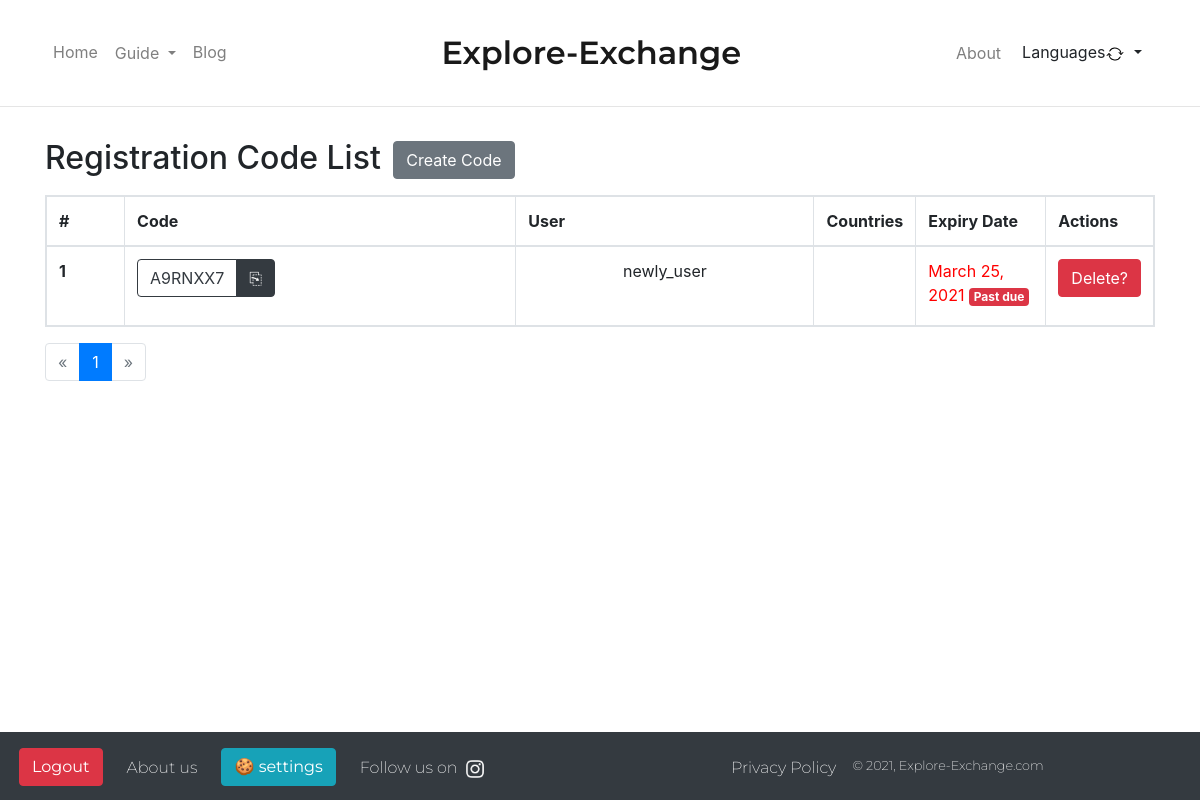
/accounts/registration-code/list/ (signed in), run on an earlier commit of the app's database.
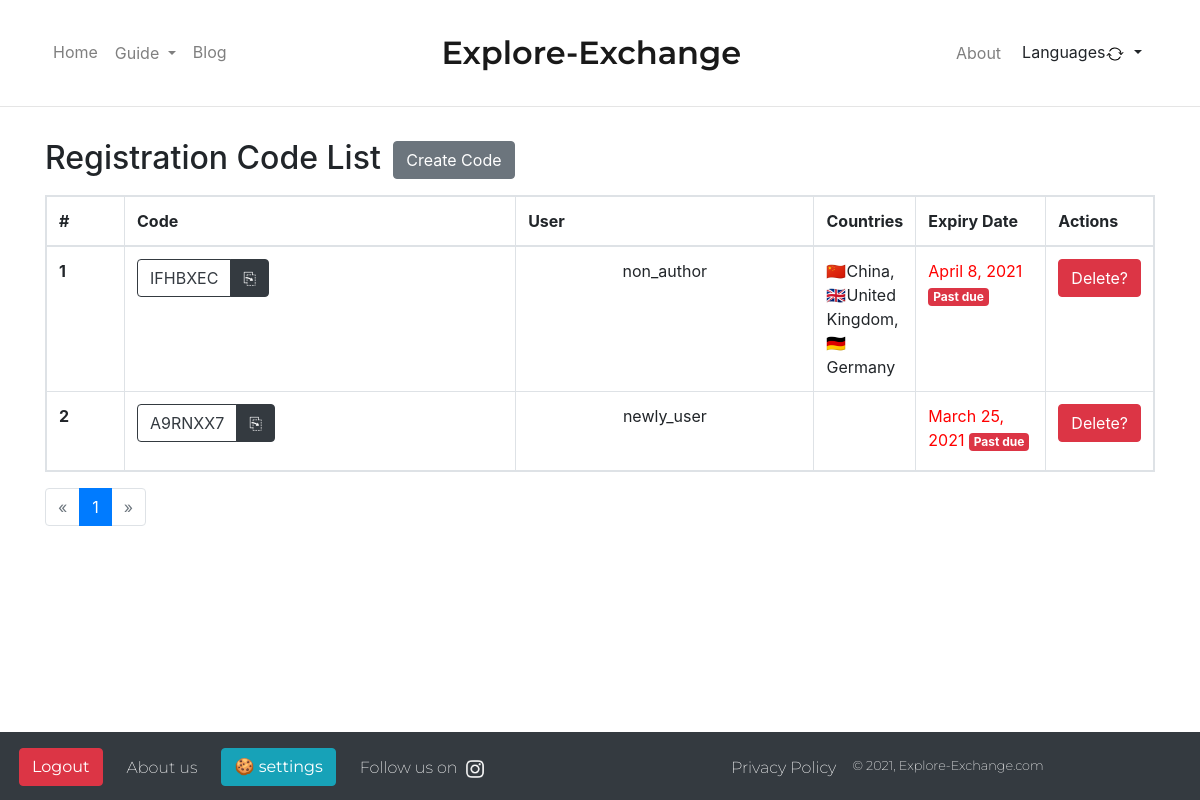
And on a later commit of the database.
### authentication/models.py (models this page shows, shortened)
class RegistrationCode(models.Model):
    code = models.CharField(verbose_name=_("Registration Code"), max_length=7, unique=True, help_text=_('The registration code will be created automatically, so this field is disabled.'))
    has_blogauthor_permission = models.BooleanField(verbose_name=_("Has blogauthor permission"), default=True, null=False, help_text=_('Specify wether the user using this code will be able to add blog posts.'))
    has_guidepost_permission = models.BooleanField(verbose_name=_("Has guidepost permission"), default=False, null=False, help_text=_('Specify wether the user using this code will be able to add guide posts.'))
    has_countryguide_permission = models.BooleanField(verbose_name=_("Has countryguidepost permission"), default=False, null=False, help_text=_('Specify wether the user using this code will be able to add a country guide about their country.'))
    allowed_countries = MultiSelectField(verbose_name=_("Allowed countries"), choices=COUNTRY_CHOICES, blank=True, null=True, help_text=_('The allowed countries the author can write about when creating a country guide post.'))
    expiry_date = models.DateField(verbose_name=_("Expiry date"), default=datetime.now() + timedelta(days=30),help_text=_('The date upon which this code will be invalid, is automatically populated, but you can adjust it if you want.'))
    used_by = models.OneToOneField(User, on_delete=models.CASCADE, null=True, blank=True, verbose_name=_("Used by"), )
    class Meta:
        ordering = ['-expiry_date']
    @property
    def is_past_due(self):
        return self.expiry_date < datetime.today().date()

### authentication/views.py (the view)
# urls.py: path('registration-code/list/', views.RegistrationCodeList.as_view(), name="code-list"),
class RegistrationCodeList(UserPassesTestMixin, generic.ListView):
    model = RegistrationCode
    permission_denied_message = _('This page is only available to site admins')
    order_by = ['-expiry_date']
    paginate_by = 20
    def get_context_data(self, **kwargs):
        context = super().get_context_data(**kwargs)
        if not context.get('is_paginated', False):
            return context
        current_page = context.get('page_obj').number
        context["previous_codes_count"] = self.paginate_by * (current_page - 1)
        return context
    def test_func(self):
        return self.request.user.is_superuser

### authentication/templates/authentication/registrationcode_list.html (shortened to what this page needs)
{% extends 'base_generic.html' %}
{% load i18n %}
{% load static %}
{% block content %}
<h2 class="my-3">{% trans 'Registration Code List' %}
    <a href="{% url 'code-create' %}" class="m-1"><button class="btn btn-secondary">Create Code</button></a>
</h2>
{% if registrationcode_list %}
<table class="table table-bordered table-responsive">
    <colgroup>
        <col style="width: 10%;">
        <col style="width: 50%;">
        <col style="width: 40%;">
     </colgroup>
    <thead>
        <tr>
            <th scope="col">#</th>
            <th scope="col">Code</th>
            <th scope="col">User</th>
            <th scope="col">Countries</th>
            <th scope="col">Expiry Date</th>
            <th scope="col">Actions</th>
        </tr>
    </thead>
    <tbody>
        {% for code in registrationcode_list %}
        <tr>
            <th scope="row" id="code-counter-{{forloop.counter}}">{{ forloop.counter }}</th>
            <td>
                <div class="btn-group mb-3 mr-md-3" role="group">
                    <a class="btn btn-outline-dark" data-toggle="collapse" href="#collapse-code-info-{{forloop.counter}}" role="button" aria-expanded='false' aria-controls="collapse-code-info-{{forloop.counter}}">
                        {{ code.code }}
                    </a>
                    <button id="copyToClip-{{code.code}}" onclick="copyToClipboard('{{code.code}}');" type="button" class="btn btn-dark" data-trigger="hover" data-toggle="tooltip" data-placement="right" data-bs-toggle="tooltip" data-bs-placement="top" title="Copy to Clipboard">&#x2398</button>
                </div>
            </td>
            <td class="text-center align-items-center">
                {% if code.used_by %}
                    {{ code.used_by }}
                {% else %}
                    <small>No user registered</small>
                {% endif %}
            </td>
            <td>
                {{ code.allowed_countries }}
            </td>
            <td style="min-width: 130px;">
                {% if code.is_past_due %}
                    <span style="color: red;">{{ code.expiry_date|date }}</span>
                    <span class="badge bg-danger text-white">Past due</span>
                {% else %}
                    {{ code.expiry_date|date }}
                {% endif %}
            </td>
            <td>
                <a class="btn btn-danger" href="{% url 'code-delete' code.pk %}?next={{request.path}}">Delete?</button>
            </td>
        </tr>
        {% endfor %}
    </tbody>
</table>
<nav aria-label="Registration code list navigation">
<ul class="pagination mb-5">
    {% if page_obj.has_previous %}
    <li class="page-item">
            <a class="page-link" href="?page={{ page_obj.previous_page_number }}" aria-label="Previous">
                <span aria-hidden="true">&laquo;</span>
            </a>
    </li>
    {% else %}
    <li class="page-item disabled">
            <a class="page-link" href="?page=1" aria-label="Previous">
                <span aria-hidden="true">&laquo;</span>
            </a>
    </li>
    {% endif %}
    {% for page_number in page_obj.paginator.page_range %}
    {% if forloop.counter < 7 %}
    {% if page_number == page_obj.number %}
        <li class="page-item active" aria-current="page">
            <a class="page-link" href="page={{ page_number }}">{{ page_number }}<span class="sr-only">(current)</span></a>
        </li>
    {% else %}
        <li class="page-item"><a class="page-link" href="?page={{ page_number }}">{{ page_number }}</a></li>
    {% endif %}
    {% endif %}
    {% endfor %}
        {% if page_obj.has_next %}
            <li class="page-item"><a class="page-link" href="?page={{ page_obj.next_page_number }}" aria-label="Next">
                <span aria-hidden="true">&raquo;</span>
            </a></li>
        {% else %}
            <li class="page-item disabled"><a class="page-link" href="#" aria-label="Next">
                <span aria-hidden="true">&raquo;</span>
            </a></li>
        {% endif %}
    </ul>
</nav>
{% else %}
<p>{% trans 'It seems like there aren\'t any registration codes.' %}</p>
{% endif %}
{% endblock%}

### templates/base_generic.html (shortened to what this page needs)
<!DOCTYPE html>
{% load i18n %}
{% load static %}
<html lang="en">
<head>
    <link rel="stylesheet" href="https://stackpath.bootstrapcdn.com/bootstrap/4.4.1/css/bootstrap.min.css">
</head>
<body>
<header>
  <nav class="navbar navbar-expand-md navbar-light bg-white absolute-top mt-3">
    <div class="container">
          <div class="collapse navbar-collapse order-3 order-md-2 float-left" id="navbar-left">
            <ul class="navbar-nav mr-auto">
              <li class="nav-item">
                <a class="nav-link {% block home-active %}{% endblock %}" href="{% url 'home' %}">{% trans "Home" %}</a>
              </li>
              <li class="nav-item dropdown">
                <div class="btn-group">
                  <button type="button" class="btn dropdown-toggle nav-link {% block guides-active %}{% endblock %}" data-toggle="dropdown" aria-haspopup="true" aria-expanded="false">
                    {% trans "Guide" %}
                  </button>
                </div>
              </li>
              <li class="nav-item">
                <a class="nav-link mr-3 {% block blogposts-active %}{% endblock %}" href="{% url 'post-list' %}?language={% get_current_language as LANGUAGE_CODE %}{{ LANGUAGE_CODE|upper }}">{% trans "Blog" %}</a>
              </li>
          </div>
              <a class="navbar-brand order-1 order-md-3 text-center" id="logo-header" href="{% url 'home' %}">Explore-Exchange</a>
              <div class="collapse navbar-collapse order-4 order-md-4" id="navbar-right">
                <ul class="navbar-nav ml-auto">
                  <li class="nav-item">
                    <a class="nav-link {% block about-active %}{% endblock %}" href="{% url 'about' %}">{% trans "About" %}</a>
                  </li>
                  <li class="nav-item dropdown">
                      <form action="{% url 'set_language' %}" method="post">
                              {% get_current_language as LANGUAGE_CODE %}
                              {% get_available_languages as LANGUAGES %}
                              {% get_language_info_list for LANGUAGES as languages %}
                              <div class="btn-group">
                                  <button type="button" class="btn dropdown-toggle" data-toggle="dropdown" aria-haspopup="true" aria-expanded="false">
                                      {% trans "Languages" %}<img src="{% static 'icons/arrow-repeat.svg' %}">
                                    </button>
                              </div>
                      </form>
                  </li>
    </div>
  </nav>
<hr />
</header>
<div id="main" class="container mb-5">
{% block content %}
{% endblock %}
</div>
<footer class="footer" style="bottom: 0%;">
  <div id="bottom-footer" class="container-fluid bg-dark">
    <div class="row d-flex">
      <div class="col-lg-7">
      <ul class="nav text-lg-left text-sm-center">
        {% if user.is_authenticated %}
          <li class="nav-item pt-3 pb-1 mx-1"><a href="{% url 'logout' %}?next={{request.path}}"><button type="button" class="btn btn-danger">{% trans "Logout" %}</button></a></li>
        {% else %}
          <li class="nav-item pt-3 pb-1 mx-1"><a href="{% url 'login' %}?next={{request.path}}"><button type="button" class="btn btn-success">{% trans "Login" %}</button></a></li>
        {% endif %}
        <li class="nav-item mx-1">
          <a class="nav-link text-white pt-4 pb-1" href="{% url 'about' %}">{% trans "About us" %}</a>
        </li>
        <li class="nav-item pt-3 pb-1 mx-1">
          <a><button type="button" class="btn btn-info" onClick="return klaro.show(klaroConfig, true);">&#127850; {% trans "settings" %}</button></a>
        </li>
        <li class="nav-item pt-4 pb-1 mx-1">
          <a class="nav-link d-inline text-white" target="_blank" href="https://www.instagram.com/explore_exchange/">{% trans "Follow us on" %}<img src="{% static 'instagram-logo.png' %}" alt="Instagram Site Button" width="15%"></a>
        </li>
      </ul>
    </div>
      <div class="col-lg-5">
        <ul class="nav text-lg-left text-sm-center">
            <li class="nav-item">
              <p><a class="nav-link text-white pt-4 pb-1" href="{% url 'privacy-policy' %}">Privacy Policy</a></p>
            </li>
            <li class="nav-item">
              <p id="copyright" class="text-white pt-4 pb-1">
              </p>
            </li>
      </div>
      </div>
  </div>
</footer>
</body>
</html>

### templates/base_generic.html (style rules this page uses)
html, body { height: 100%; width: 100%; margin: 0; }
body { display: flex; flex-direction: column; }
#main { flex: 1 0 auto; }
#bottom-footer { font-family: 'Montserrat', sans-serif; font-weight: 200; font-size: 1rem; flex-shrink: 0; margin: 0; }
#logo-header { font-size: 2em; font-family: 'Montserrat', sans-serif; font-weight: 600; }
#copyright { font-size: 0.8rem }

What changed in the data, as far as the page shows it:
added RegistrationCode: code "IFHBXEC", used_by "non_author", allowed_countries "🇨🇳China, 🇬🇧United Kingdom, 🇩🇪Germany", expiry_date "April 8, 2021"
